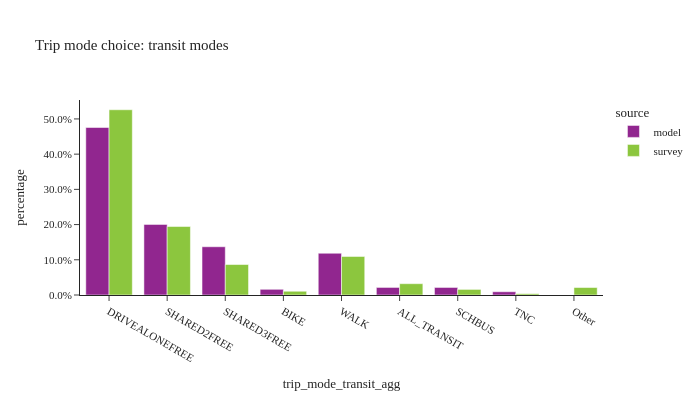

Notebook cell for this chart:
### Code cell
util.plot_share_barchart(trip_data, 'trip_weight', 'trip_mode_transit_agg', title="Trip mode choice: transit modes")

### Figure 1 — Plotly figure (JSON) as saved in the notebook; plotly's stock layout.template omitted (floating-point values rounded to 4 significant figures)
{"data": [{"alignmentgroup": "True", "customdata": [[6610374], [2786770], [1904178], [224400], [1647494], [297801], [297429], [128183]], "hovertemplate": "source=model<br>trip_mode_transit_agg=%{x}<br>percentage=%{y}<br>sample_size=%{customdata[0]}<extra></extra>", "legendgroup": "model", "marker": {"color": "#91268F", "pattern": {"shape": ""}}, "name": "model", "offsetgroup": "model", "orientation": "v", "showlegend": true, "textposition": "auto", "type": "bar", "x": ["DRIVEALONEFREE", "SHARED2FREE", "SHARED3FREE", "BIKE", "WALK", "ALL_TRANSIT", "SCHBUS", "TNC"], "xaxis": "x", "y": [0.4757, 0.2005, 0.137, 0.01615, 0.1186, 0.02143, 0.0214, 0.009224], "yaxis": "y"}, {"alignmentgroup": "True", "customdata": [[7044], [2613], [985], [428], [3486], [811], [161], [66], [237]], "hovertemplate": "source=survey<br>trip_mode_transit_agg=%{x}<br>percentage=%{y}<br>sample_size=%{customdata[0]}<extra></extra>", "legendgroup": "survey", "marker": {"color": "#8CC63E", "pattern": {"shape": ""}}, "name": "survey", "offsetgroup": "survey", "orientation": "v", "showlegend": true, "textposition": "auto", "type": "bar", "x": ["DRIVEALONEFREE", "SHARED2FREE", "SHARED3FREE", "BIKE", "WALK", "ALL_TRANSIT", "SCHBUS", "TNC", "Other"], "xaxis": "x", "y": [0.5261, 0.1945, 0.08654, 0.01065, 0.1094, 0.03213, 0.01587, 0.003607, 0.02124], "yaxis": "y"}], "layout": {"barmode": "group", "height": 400, "legend": {"title": {"text": "source"}, "tracegroupgap": 0}, "title": {"text": "Trip mode choice: transit modes"}, "width": 700, "xaxis": {"anchor": "y", "domain": [0.0, 1.0], "title": {"text": "trip_mode_transit_agg"}}, "yaxis": {"anchor": "x", "domain": [0.0, 1.0], "tickformat": ".1%", "title": {"text": "percentage"}}}}
